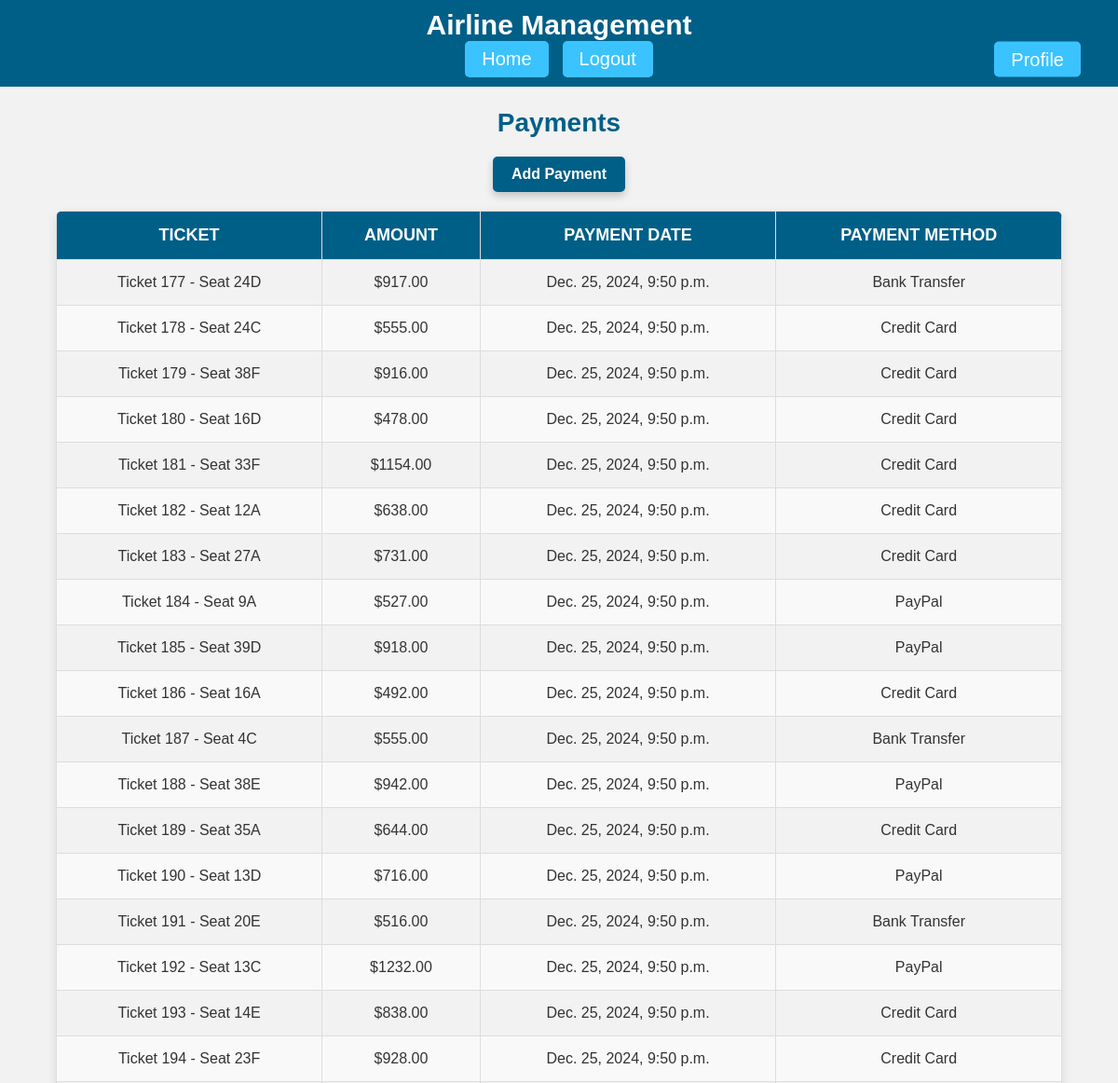
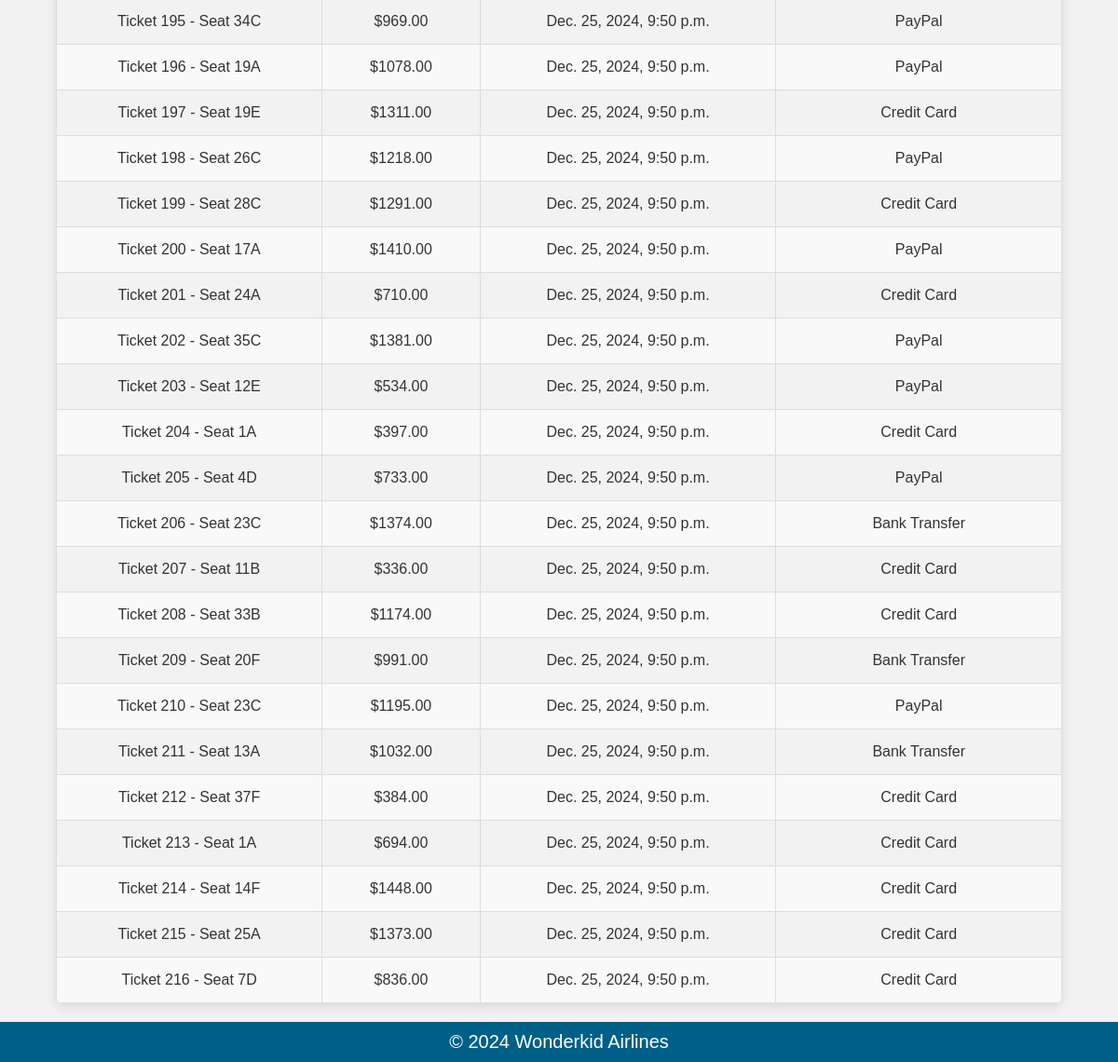
Screenshot of /payments/ (signed in) with the database file from the repository (2 pictures, top to bottom).
### Airlines/models.py (models this page shows, shortened)
class Payment(models.Model):
    ticket = models.OneToOneField('Ticket', on_delete=models.CASCADE)
    amount = models.DecimalField(max_digits=10, decimal_places=2)
    payment_date = models.DateTimeField(auto_now_add=True)
    payment_method = models.CharField(max_length=50)

class Ticket(models.Model):
    flight = models.ForeignKey(Flight, on_delete=models.CASCADE)
    seat_number = models.CharField(max_length=10)
    def __str__(self):
        return f"Ticket {self.id} - Seat {self.seat_number}"

### Airlines/views.py (the view)
# urls.py: path('payments/', views.payments_list, name='payments'),
@login_required
def payments_list(request):
    payments = Payment.objects.all()
    return render(request, 'payments.html', {'payments': payments})

### Airlines/templates/payments.html (shortened to what this page needs)
{% extends 'base.html' %}
{% block content %}
    <h2>Payments</h2>
    <a href="{% url 'add_payment' %}" class="btn primary-btn">Add Payment</a>
    <table>
        <thead>
            <tr>
                <th>Ticket</th>
                <th>Amount</th>
                <th>Payment Date</th>
                <th>Payment Method</th>
            </tr>
        </thead>
        <tbody>
            {% for payment in payments %}
            <tr>
                <td>{{ payment.ticket }}</td>
                <td>${{ payment.amount }}</td>
                <td>{{ payment.payment_date }}</td>
                <td>{{ payment.payment_method }}</td>
            </tr>
            {% endfor %}
        </tbody>
    </table>
{% endblock %}

### Airlines/templates/base.html (style rules this page uses)
body { font-family: Arial, sans-serif; background-color: #f2f2f2; margin: 0; padding: 0; color: #333; min-height: 100vh; display: flex; flex-direction: column; }

### Airlines/templates/payments.html (style rules this page uses)
h2 { text-align: center; color: #005f87; font-size: 28px; margin-bottom: 20px; font-weight: bold; }
table { width: 90%; margin: 20px auto; border-collapse: collapse; border-radius: 8px; overflow: hidden; box-shadow: 0px 4px 12px rgba(0, 0, 0, 0.1); }
table th, table td { padding: 15px; text-align: center; font-size: 16px; border: 1px solid #ddd; }
table th { background-color: #005f87; color: white; font-weight: bold; text-transform: uppercase; font-size: 18px; }
table tbody tr:nth-child(even) { background-color: #f9f9f9; }
.btn { display: inline-block; padding: 10px 20px; background-color: #005f87; color: white; text-decoration: none; border-radius: 5px; font-size: 20px; font-weight: 500; transition: background-color 0.3s ease, transform 0.2s ease; }
.primary-btn { display: block; width: fit-content; margin: 0 auto 20px; background-color: #005f87; font-size: 16px; font-weight: bold; box-shadow: 0px 4px 8px rgba(0, 0, 0, 0.2); }

### rows the page displays
Payment: ticket "Ticket 177 - Seat 24D", amount "917.00", payment_date "Dec. 25, 2024, 9:50 p.m.", payment_method "Bank Transfer"
Payment: ticket "Ticket 178 - Seat 24C", amount "555.00", payment_date "Dec. 25, 2024, 9:50 p.m.", payment_method "Credit Card"
Payment: ticket "Ticket 179 - Seat 38F", amount "916.00", payment_date "Dec. 25, 2024, 9:50 p.m.", payment_method "Credit Card"
Payment: ticket "Ticket 180 - Seat 16D", amount "478.00", payment_date "Dec. 25, 2024, 9:50 p.m.", payment_method "Credit Card"
Payment: ticket "Ticket 181 - Seat 33F", amount "1154.00", payment_date "Dec. 25, 2024, 9:50 p.m.", payment_method "Credit Card"
Payment: ticket "Ticket 182 - Seat 12A", amount "638.00", payment_date "Dec. 25, 2024, 9:50 p.m.", payment_method "Credit Card"
Payment: ticket "Ticket 183 - Seat 27A", amount "731.00", payment_date "Dec. 25, 2024, 9:50 p.m.", payment_method "Credit Card"
Payment: ticket "Ticket 184 - Seat 9A", amount "527.00", payment_date "Dec. 25, 2024, 9:50 p.m.", payment_method "PayPal"
Payment: ticket "Ticket 185 - Seat 39D", amount "918.00", payment_date "Dec. 25, 2024, 9:50 p.m.", payment_method "PayPal"
Payment: ticket "Ticket 186 - Seat 16A", amount "492.00", payment_date "Dec. 25, 2024, 9:50 p.m.", payment_method "Credit Card"
Payment: ticket "Ticket 187 - Seat 4C", amount "555.00", payment_date "Dec. 25, 2024, 9:50 p.m.", payment_method "Bank Transfer"
Payment: ticket "Ticket 188 - Seat 38E", amount "942.00", payment_date "Dec. 25, 2024, 9:50 p.m.", payment_method "PayPal"
Payment: ticket "Ticket 189 - Seat 35A", amount "644.00", payment_date "Dec. 25, 2024, 9:50 p.m.", payment_method "Credit Card"
Payment: ticket "Ticket 190 - Seat 13D", amount "716.00", payment_date "Dec. 25, 2024, 9:50 p.m.", payment_method "PayPal"
Payment: ticket "Ticket 191 - Seat 20E", amount "516.00", payment_date "Dec. 25, 2024, 9:50 p.m.", payment_method "Bank Transfer"
Payment: ticket "Ticket 192 - Seat 13C", amount "1232.00", payment_date "Dec. 25, 2024, 9:50 p.m.", payment_method "PayPal"
Payment: ticket "Ticket 193 - Seat 14E", amount "838.00", payment_date "Dec. 25, 2024, 9:50 p.m.", payment_method "Credit Card"
Payment: ticket "Ticket 194 - Seat 23F", amount "928.00", payment_date "Dec. 25, 2024, 9:50 p.m.", payment_method "Credit Card"
Payment: ticket "Ticket 195 - Seat 34C", amount "969.00", payment_date "Dec. 25, 2024, 9:50 p.m.", payment_method "PayPal"
Payment: ticket "Ticket 196 - Seat 19A", amount "1078.00", payment_date "Dec. 25, 2024, 9:50 p.m.", payment_method "PayPal"
Payment: ticket "Ticket 197 - Seat 19E", amount "1311.00", payment_date "Dec. 25, 2024, 9:50 p.m.", payment_method "Credit Card"
Payment: ticket "Ticket 198 - Seat 26C", amount "1218.00", payment_date "Dec. 25, 2024, 9:50 p.m.", payment_method "PayPal"
Payment: ticket "Ticket 199 - Seat 28C", amount "1291.00", payment_date "Dec. 25, 2024, 9:50 p.m.", payment_method "Credit Card"
Payment: ticket "Ticket 200 - Seat 17A", amount "1410.00", payment_date "Dec. 25, 2024, 9:50 p.m.", payment_method "PayPal"
Payment: ticket "Ticket 201 - Seat 24A", amount "710.00", payment_date "Dec. 25, 2024, 9:50 p.m.", payment_method "Credit Card"
Payment: ticket "Ticket 202 - Seat 35C", amount "1381.00", payment_date "Dec. 25, 2024, 9:50 p.m.", payment_method "PayPal"
Payment: ticket "Ticket 203 - Seat 12E", amount "534.00", payment_date "Dec. 25, 2024, 9:50 p.m.", payment_method "PayPal"
Payment: ticket "Ticket 204 - Seat 1A", amount "397.00", payment_date "Dec. 25, 2024, 9:50 p.m.", payment_method "Credit Card"
Payment: ticket "Ticket 205 - Seat 4D", amount "733.00", payment_date "Dec. 25, 2024, 9:50 p.m.", payment_method "PayPal"
Payment: ticket "Ticket 206 - Seat 23C", amount "1374.00", payment_date "Dec. 25, 2024, 9:50 p.m.", payment_method "Bank Transfer"
Payment: ticket "Ticket 207 - Seat 11B", amount "336.00", payment_date "Dec. 25, 2024, 9:50 p.m.", payment_method "Credit Card"
Payment: ticket "Ticket 208 - Seat 33B", amount "1174.00", payment_date "Dec. 25, 2024, 9:50 p.m.", payment_method "Credit Card"
Payment: ticket "Ticket 209 - Seat 20F", amount "991.00", payment_date "Dec. 25, 2024, 9:50 p.m.", payment_method "Bank Transfer"
Payment: ticket "Ticket 210 - Seat 23C", amount "1195.00", payment_date "Dec. 25, 2024, 9:50 p.m.", payment_method "PayPal"
Payment: ticket "Ticket 211 - Seat 13A", amount "1032.00", payment_date "Dec. 25, 2024, 9:50 p.m.", payment_method "Bank Transfer"
Payment: ticket "Ticket 212 - Seat 37F", amount "384.00", payment_date "Dec. 25, 2024, 9:50 p.m.", payment_method "Credit Card"
Payment: ticket "Ticket 213 - Seat 1A", amount "694.00", payment_date "Dec. 25, 2024, 9:50 p.m.", payment_method "Credit Card"
Payment: ticket "Ticket 214 - Seat 14F", amount "1448.00", payment_date "Dec. 25, 2024, 9:50 p.m.", payment_method "Credit Card"
Payment: ticket "Ticket 215 - Seat 25A", amount "1373.00", payment_date "Dec. 25, 2024, 9:50 p.m.", payment_method "Credit Card"
Payment: ticket "Ticket 216 - Seat 7D", amount "836.00", payment_date "Dec. 25, 2024, 9:50 p.m.", payment_method "Credit Card"
